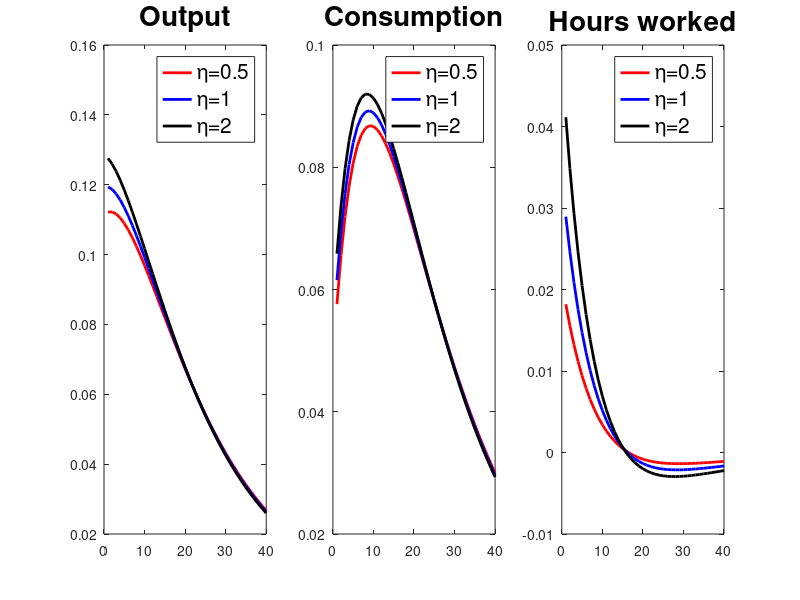

Reproduce this figure in MATLAB. (Note: this script raises an error after producing the figure.)
clear;

load eta1;
load eta2;
load eta5;

FigHandle = figure('Position', [250, 300, 1000, 300]); set(0,'defaultlinelinewidth',2);
subplot(1,3,1); plot(eta5.irfs.y_epsilon, '-r'); hold on; plot(eta1.irfs.y_epsilon, '-b'); hold on; plot(eta2.irfs.y_epsilon, '-k'); title('Output','FontSize',20); legend({'\eta=0.5','\eta=1','\eta=2'},'FontSize',15);
subplot(1,3,2); plot(eta5.irfs.c_epsilon, '-r'); hold on; plot(eta1.irfs.c_epsilon, '-b'); hold on; plot(eta2.irfs.c_epsilon, '-k'); title('Consumption','FontSize',20); legend({'\eta=0.5','\eta=1','\eta=2'},'FontSize',15);
subplot(1,3,3); plot(eta5.irfs.l_epsilon, '-r'); hold on; plot(eta1.irfs.l_epsilon, '-b'); hold on; plot(eta2.irfs.l_epsilon, '-k'); title('Hours worked','FontSize',20); legend({'\eta=0.5','\eta=1','\eta=2'},'FontSize',15);

Variables = {'Output';'Consumption';'Hours worked'};
eta_5 = [sqrt(eta5.var(2,2)); sqrt(eta5.var(1,1)); sqrt(eta5.var(8,8))];
eta_1 = [sqrt(eta1.var(2,2)); sqrt(eta1.var(1,1)); sqrt(eta1.var(8,8))];
eta_2 = [sqrt(eta2.var(2,2)); sqrt(eta2.var(1,1)); sqrt(eta2.var(8,8))];

T = table(Variables, eta_5, eta_1, eta_2);
disp(T);